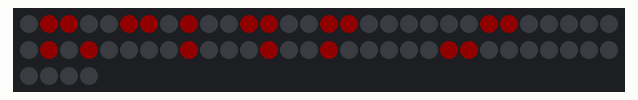
This sketch was run on a simulated Arduino Uno, built with avr-gcc and run on an emulated ATmega328P. Parts: 64 RGB LEDs in strip order, left to right, continuing on the next row. Dim RGB values are drawn brighter than linear; random numbers use the default seed unless the sketch sets one.

Above: at 0.1 s.
At 15.19 s:
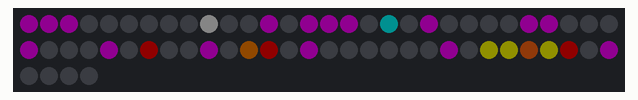
At 35.5 s:
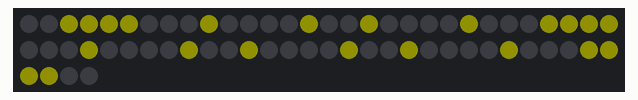

The sketch:

sketch_led_panel_martin.ino
```cpp
#include <Adafruit_NeoPixel.h> // add this library "Adafruit_NeoPixel" to your Arduino IDE

// Uses a 8x8 WS2812B led panel to display a birthday card for an 8 year old kid.
// See it running here: https://twitter.com/jeromeschneider/status/1612566775467593732
//
// I used this led panel, others might work as well! https://www.amazon.fr/gp/product/B088W62171/
//
// Pins:  Arduino             Led Panel
//        -------             ---------
//        D6                  Data in
//        Power 5V            5v in
//        Ground              Ground

const int DATA_PIN = 6;  // digital pin on the Arduino

// Declare a NeoPixel strip object with the correct number of pixels.
// In this case, the strip has 64 pixels (8 rows of 8 pixels).
Adafruit_NeoPixel strip = Adafruit_NeoPixel(64, DATA_PIN, NEO_GRB + NEO_KHZ800);

int heart[] = { 1, 2, 5, 6, 8, 11, 12, 15, 16, 23, 24, 31, 33, 38, 42, 45, 51, 52 };
int heartLen = sizeof(heart) / sizeof(heart[0]);

int eight[] = { 2, 3, 4, 5, 9, 14, 17, 22, 26, 27, 28, 29, 33, 38, 41, 46, 49, 54, 58, 59, 60, 61 };
int eightLen = sizeof(eight) / sizeof(eight[0]);

// int fusee[] = {5, 6, 7, 12, 15, 19, 21, 23, 25, 26, 30, 37, 42, 50};
int fusee[] = { 0, 1, 2, 12, 14, 15, 16, 18, 20, 25, 26, 30, 34, 39, 44, 51, 59 };
int fuseeLen = sizeof(fusee) / sizeof(fusee[0]);

int fuseeFlamme[] = { 36, 41, 42, 53, 54, 55, 56, 57 };
int fuseeFlammeLen = sizeof(fuseeFlamme) / sizeof(fuseeFlamme[0]);

int stars[][4] = {
  { 5, 9, 23, 255 },
  { 32, 46, 50, 60 },
  { 5, 9, 23, 255 },
  { 48, 62, 255, 255 },
  { 32, 46, 50, 60 },
  { 48, 62, 255, 255 },
};
int starsLen = sizeof(stars) / sizeof(stars[0]);

int oranges[][3] = {
  { 255, 255, 0 },
  { 229, 103, 23 },
  { 252, 127, 3 },
  { 255, 0, 0 },
  { 255, 0, 0 },
  { 255, 0, 0 },
};
int orangesLen = sizeof(oranges) / sizeof(oranges[0]);

void setup() {
  // Initialize the NeoPixel strip object.
  strip.begin();
  strip.setBrightness(16);
}

int frame = 0;

void loop() {
  // Clear the strip.
  strip.clear();

  switch (frame % 3) {
    case 0:
      {
        for (int i = 0; i < heartLen; i++) {
          strip.setPixelColor(heart[i], strip.Color(255, 0, 0));
        }
        strip.show();
        delay(5000);
        break;
      }
    case 1:
      {
        for (int i = 0; i < eightLen; i++) {
          strip.setPixelColor(eight[i], strip.Color(255, 255, 0));
        }
        strip.show();
        delay(5000);
        break;
      }
    case 2:
      {
        for (int f = 0; f < 50; f++) {
          strip.clear();
          for (int i = 0; i < fuseeLen; i++) {
            strip.setPixelColor(fusee[i], strip.Color(255, 0, 255));
          }

          for (int i = 0; i < fuseeFlammeLen; i++) {
            int *randomColor = oranges[map(random(1024), 0, 1023, 0, orangesLen - 1)];
            strip.setPixelColor(fuseeFlamme[i], strip.Color(randomColor[0], randomColor[1], randomColor[2]));
          }

          int *star = stars[f / 4 % starsLen];
          int starFrame = f % 4;
          if (star[starFrame] != 255) {
            strip.setPixelColor(star[starFrame], strip.Color(128, 128, 128));
          }

          strip.setPixelColor(18, strip.Color(0, 255, 255));

          strip.show();
          delay(100);
        }
        break;
      }
  }

  frame++;
}
```
